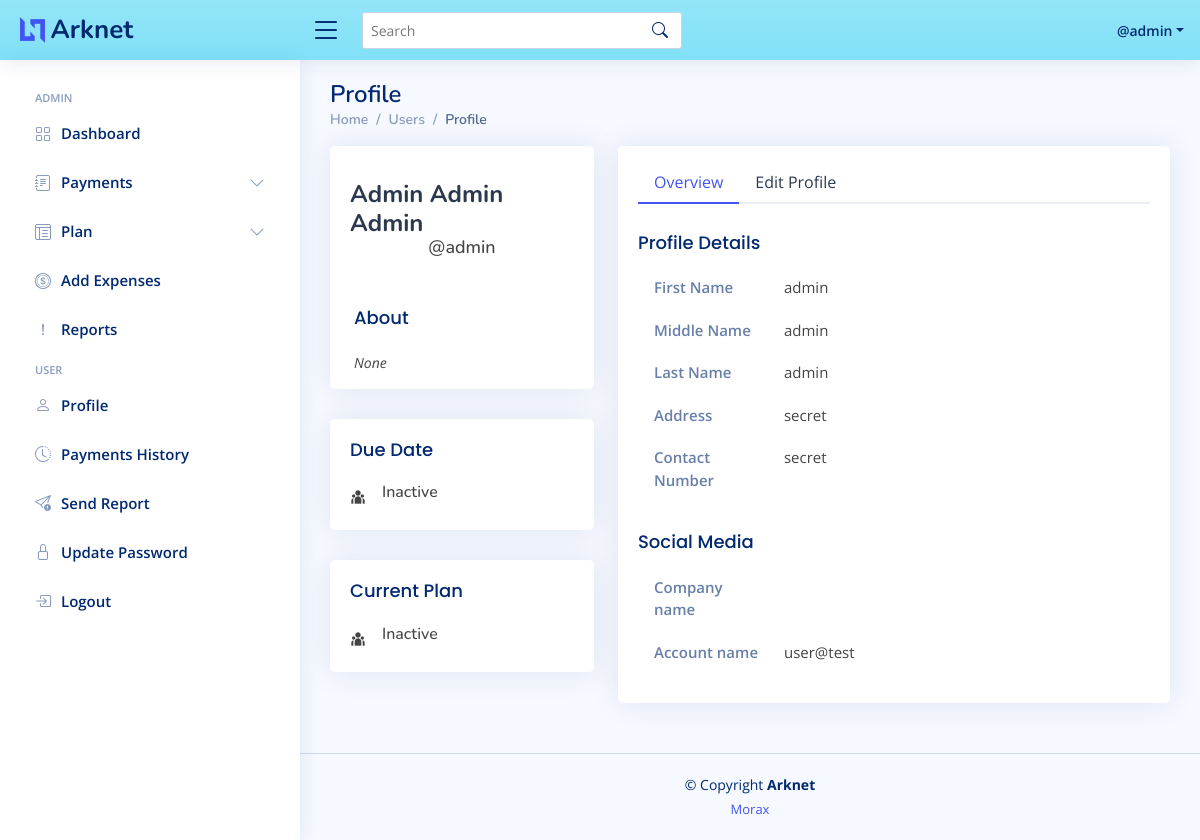
Screenshot of / (signed in) with the database file from the repository.
### app/models.py (models this page shows, shortened)
class User(db.Model):
    id = db.Column(db.Integer, primary_key=True)
    username = db.Column(db.String(120), nullable=False, unique=True)
    _password = db.Column(db.String(120), nullable=False)
    created_on = db.Column(db.DateTime(timezone=True), server_default=db.func.now())
    last_modified = db.Column(db.DateTime(timezone=True), nullable=False, server_default=db.func.now())
    last_login = db.Column(db.DateTime(timezone=True))
    is_admin = db.Column(db.Boolean, default=False)
    secret_answer_id = db.Column(db.Integer, db.ForeignKey("secret_answer.id", ondelete="CASCADE"), nullable=False)
    secret_answer = db.relationship("SecretAnswer", backref=db.backref("user", uselist=False, cascade="all, delete",
                                                                       passive_deletes=True))
    user_details_id = db.Column(db.Integer, db.ForeignKey("user_details.id", ondelete="CASCADE"), nullable=False)
    user_details = db.relationship("UserDetails", backref=db.backref("user", uselist=False, cascade="all, delete",
                                                                     passive_deletes=True))
    def __str__(self):
        return f"@{self.username}"
    @property
    def password(self):
        return self._password
    @property
    def current_payment(self):
        return Payment.query.order_by(Payment.due_date.asc()).filter(Payment.user_id==self.id).filter(Payment.is_expired == False).first()
    @hybrid_property
    def is_active(self):
        return User.query.join(Payment, Payment.is_expired == False).first()
    @property
    def due_date(self):
        return self.current_payment.due_date or None

class UserDetails(db.Model):
    id = db.Column(db.Integer, primary_key=True)
    first_name = db.Column(db.String(255), nullable=False)
    middle_name = db.Column(db.String(255))
    last_name = db.Column(db.String(255), nullable=False)
    address = db.Column(db.String(255), nullable=False)
    phone = db.Column(db.String(11))
    about = db.Column(db.String(255))
    social_media_id = db.Column(db.Integer, db.ForeignKey("social_media.id", ondelete="CASCADE"), nullable=False)
    social_media = db.relationship("SocialMedia",
                                   backref=db.backref("user_details", uselist=False, cascade="all, delete",
                                                      passive_deletes=True))
    def __str__(self) -> str:
        middle_name = f"{self.middle_name} " if self.middle_name else ""
        return f"{self.first_name} {middle_name}{self.last_name}".title()

class SocialMedia(db.Model):
    id = db.Column(db.Integer, primary_key=True)
    name = db.Column(db.String(255))
    account_name = db.Column(db.String(255))

### app/auth/utils.py (the view)
    def decors(*args, **kwargs):
        if load_user() is None:
            return redirect(url_for(login_url))
        return func(*args, **kwargs)

### app/auth/utils.py (called while the page is built)
def require_login(func, login_url="auth.login"):
    def decors(*args, **kwargs):
        if load_user() is None:
            return redirect(url_for(login_url))
        return func(*args, **kwargs)
    decors.__name__ = func.__name__
    return decors

def load_user() -> User:
    return User.query.filter_by(username=session.get("username")).first()

### app/main/routes.py (called while the page is built, shortened)
@main_bp.route("/", defaults={"token": None}, methods=["POST", "GET"])
@main_bp.route("/<token>/")
@require_login
def profile(token):
    user = load_user()
    if token:
        try:
            username = loads_token(token, salt="username")
            user = User.query.filter_by(username=username).first()
        except BadSignature:
            return abort(401)
    return render_template("main/profile.html", user=user)

### app/models.py (called while the page is built)
    @hybrid_property
    def is_expired(self):
        return self.due_date < datetime.datetime.now()

### app/utils.py (called while the page is built)
def dumps_token(token, salt=None):
    return s.dumps(token, salt)

### app/templates/main/profile.html (shortened to what this page needs)
{% extends 'base.html' %}
{% block body %}
  <header id="header" class="header fixed-top d-flex align-items-center bg-info bg-gradient bg-opacity-50">
    {% include 'includes/logo.html' %}
    {% include 'includes/search_bar.html' %}
    {% include 'includes/navbar.html' %}
  </header>
   {% include 'includes/sidenav.html' %}
  <main id="main" class="main">
    <div class="pagetitle">
      <h1>Profile</h1>
      <nav>
        <ol class="breadcrumb">
          <li class="breadcrumb-item"><a href="{{ url_for('main.dashboard') }}">Home</a></li>
          <li class="breadcrumb-item">Users</li>
          <li class="breadcrumb-item active">Profile</li>
        </ol>
      </nav>
    </div>
    <section class="section profile">
      <div class="row">
        <div class="col-xl-4">
          <div class="row">
            <div class="col-lg-12">
              <div class="card">
                <div class="card-body profile-card pt-4 d-flex flex-column align-items-center">
                  <h2>{{ user.user_details }}</h2>
                  <h3>{{ user }}</h3>
                </div>
                  <div class="ps-4">
                    <h5 class="card-title">About</h5>
                    <p class="small fst-italic">{{ user.user_details.about }}</p>
                  </div>
              </div>
            </div>
            <div class="col-lg-12">
              <div class="card info-card sales-card">
                <div class="card-body">
                  <h5 class="card-title">Due Date</h5>
                  <div class="d-flex align-items-center">
                    <div class="card-icon rounded-circle d-flex align-items-center justify-content-center">
                      <i class="ri ri-team-fill"></i>
                    </div>
                    <div class="ps-3">
                      <h6>{{ user.due_date.strftime("%d %B %Y, %I:%M %p") if user.due_date else "Inactive" }}</h6>
                    </div>
                  </div>
                </div>
              </div>
            </div>
            <div class="col-lg-12">
              <div class="card info-card sales-card">
                <div class="card-body">
                  <h5 class="card-title">Current Plan</h5>
                  <div class="d-flex align-items-center">
                    <div class="card-icon rounded-circle d-flex align-items-center justify-content-center">
                      <i class="ri ri-team-fill"></i>
                    </div>
                    <div class="ps-3">
                      <h6>{{ user.current_payment if load_user().is_active else "Inactive" }}</h6>
                    </div>
                  </div>
                </div>
              </div>
            </div>
          </div>
        </div>
        <div class="col-xl-8">
          <div class="card">
            <div class="card-body pt-3">
              <ul class="nav nav-tabs nav-tabs-bordered">
                <li class="nav-item">
                  <button class="nav-link active" data-bs-toggle="tab" data-bs-target="#profile-overview">Overview</button>
                </li>
                {% if user == load_user() %}
                  <li class="nav-item">
                    <button class="nav-link" data-bs-toggle="tab" data-bs-target="#profile-edit">Edit Profile</button>
                  </li>
                {% endif %}
              </ul>
              <div class="tab-content pt-2">
                <div class="tab-pane fade show active profile-overview" id="profile-overview">
                  <h5 class="card-title">Profile Details</h5>
                  <div class="row ps-3">
                    <div class="col-lg-3 col-md-4 label ">First Name</div>
                    <div class="col-lg-9 col-md-8">{{ user.user_details.first_name }}</div>
                  </div>
                  <div class="row ps-3">
                    <div class="col-lg-3 col-md-4 label ">Middle Name</div>
                    <div class="col-lg-9 col-md-8">{{ user.user_details.middle_name }}</div>
                  </div>
                  <div class="row ps-3">
                    <div class="col-lg-3 col-md-4 label ">Last Name</div>
                    <div class="col-lg-9 col-md-8">{{ user.user_details.last_name }}</div>
                  </div>
                  <div class="row ps-3">
                    <div class="col-lg-3 col-md-4 label">Address</div>
                    <div class="col-lg-9 col-md-8">{{ user.user_details.address }}</div>
                  </div>
                  <div class="row ps-3">
                    <div class="col-lg-3 col-md-4 label">Contact Number</div>
                    <div class="col-lg-9 col-md-8">{{ user.user_details.phone }}</div>
                  </div>
                  <h5 class="card-title">Social Media</h5>
                  <div class="row ps-3">
                    <div class="col-lg-3 col-md-4 label">Company name</div>
                    <div class="col-lg-9 col-md-8">{{ user.user_details.social_media.company }}</div>
                  </div>
                  <div class="row ps-3">
                    <div class="col-lg-3 col-md-4 label">Account name</div>
                    <div class="col-lg-9 col-md-8">{{ user.user_details.social_media.account_name }}</div>
                  </div>
                </div>
              </div>
            </div>
          </div>
        </div>
      </div>
    </section>
  </main>
{% endblock %}

### app/templates/includes/navbar.html (shortened to what this page needs)
<nav class="header-nav ms-auto">
    <ul class="d-flex align-items-center">
      <li class="nav-item dropdown pe-3">
        <a class="nav-link nav-profile d-flex align-items-center pe-0" href="#" data-bs-toggle="dropdown">
          <span class="d-none d-md-block dropdown-toggle ps-2">{{ load_user() }}</span>
        </a>
      </li>
    </ul>
  </nav>

### app/static/css/style.css (style rules this page uses)
:root { scroll-behavior: smooth; }
body { font-family: "Open Sans", sans-serif; background: #f6f9ff; color: #444444; }
a { color: #4154f1; text-decoration: none; }
h1, h2, h3, h4, h5, h6 { font-family: "Nunito", sans-serif; }
#main { margin-top: 60px; padding: 20px 30px; transition: all 0.3s; }
.pagetitle { margin-bottom: 10px; }
.pagetitle h1 { font-size: 24px; margin-bottom: 0; font-weight: 600; color: #012970; }
.card { margin-bottom: 30px; border: none; border-radius: 5px; box-shadow: 0px 0 30px rgba(1, 41, 112, 0.1); }
.card-title { padding: 20px 0 15px 0; font-size: 18px; font-weight: 500; color: #012970; font-family: "Poppins", sans-serif; }
.card-body { padding: 0 20px 20px 20px; }
.breadcrumb { font-size: 14px; font-family: "Nunito", sans-serif; color: #899bbd; font-weight: 600; }
.breadcrumb a { color: #899bbd; transition: 0.3s; }
.breadcrumb .breadcrumb-item::before { color: #899bbd; }
.breadcrumb .active { color: #51678f; font-weight: 600; }
.nav-tabs-bordered { border-bottom: 2px solid #ebeef4; }
.nav-tabs-bordered .nav-link { margin-bottom: -2px; border: none; color: #2c384e; }
.nav-tabs-bordered .nav-link.active { background-color: #fff; color: #4154f1; border-bottom: 2px solid #4154f1; }
.header { transition: all 0.5s; z-index: 997; height: 60px; box-shadow: 0px 2px 20px rgba(1, 41, 112, 0.1); background-color: #fff; padding-left: 20px; }
.header-nav ul { list-style: none; }
.header-nav>ul { margin: 0; padding: 0; }
.header-nav .nav-profile { color: #012970; }
.header-nav .nav-profile span { font-size: 14px; font-weight: 600; }
@media (min-width: 1200px) { #main, #footer { margin-left: 300px; } }
.profile .profile-card h2 { font-size: 24px; font-weight: 700; color: #2c384e; margin: 10px 0 0 0; }
.profile .profile-card h3 { font-size: 18px; }
.profile .profile-overview .row { margin-bottom: 20px; font-size: 15px; }
.profile .profile-overview .card-title { color: #012970; }
.profile .profile-overview .label { font-weight: 600; color: rgba(1, 41, 112, 0.6); }

### rows the page displays
User: username "@admin"
UserDetails: user_details "Admin Admin Admin", user_details.about "None", user_details.first_name "admin", user_details.middle_name "admin", user_details.last_name "admin", user_details.address "secret", user_details.phone "secret"
SocialMedia: user_details.social_media.account_name "user@test"

### other values shown
{{ user.current_payment if load_user().is_active else "Inactive" }} "Inactive"
